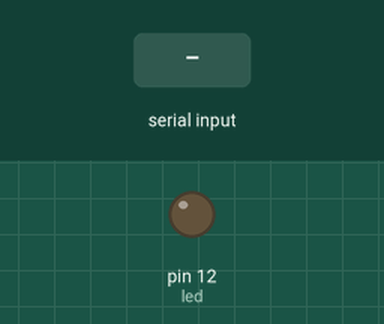
Simulated run of this sketch. Board: Arduino Uno, built with avr-gcc and run on an emulated ATmega328P. Shown: output pins drawn as LEDs (lit = HIGH). The test bench sets the inputs (shaded band). What the sketch prints to the serial monitor is not drawn.

Above: at 1.2 s.
1.3 s: "on\n" received over Serial
At 1.9 s:
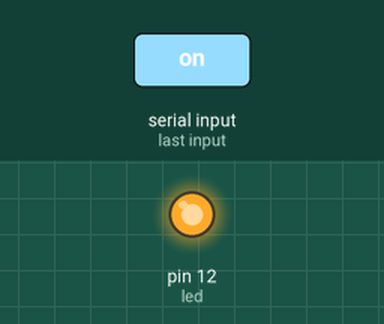
2.8 s: "off\n" received over Serial
At 3.1 s:
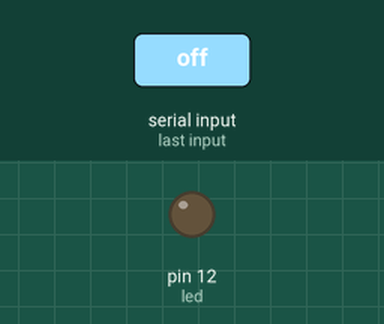
Timing chart, 0 to 5.8 s (numbered marks = the images above; inputs shaded):
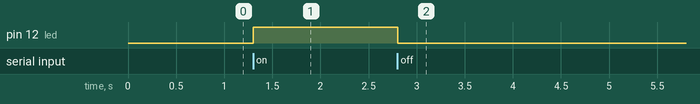

The sketch:

serial1.ino
```cpp
String str;
int led = 12;

void setup() {
  pinMode(led, OUTPUT);
  Serial.begin(9600);
  Serial.println("Ready");
}

void loop() {
  str = "";
  while (true) {
    while (!Serial.available()) {
      delay(1);
    }
    char c = Serial.read();
    if (c == '\n') {
      break;
    } else {
      str += c;
    }
  }

  if (str.length() > 0) {
    process(str);
  }
}

void process(String str) {
  if (str == "on") {
    digitalWrite(led, HIGH);
  } else if (str == "off") {
    digitalWrite(led, LOW);
  } else {
    // echo back
    Serial.println(str);
  }
}
```

Measured:
- after the input at 1.3 s, pin 12 (led): LOW → HIGH at once
- after the input at 2.8 s, pin 12 (led): HIGH → LOW at once
